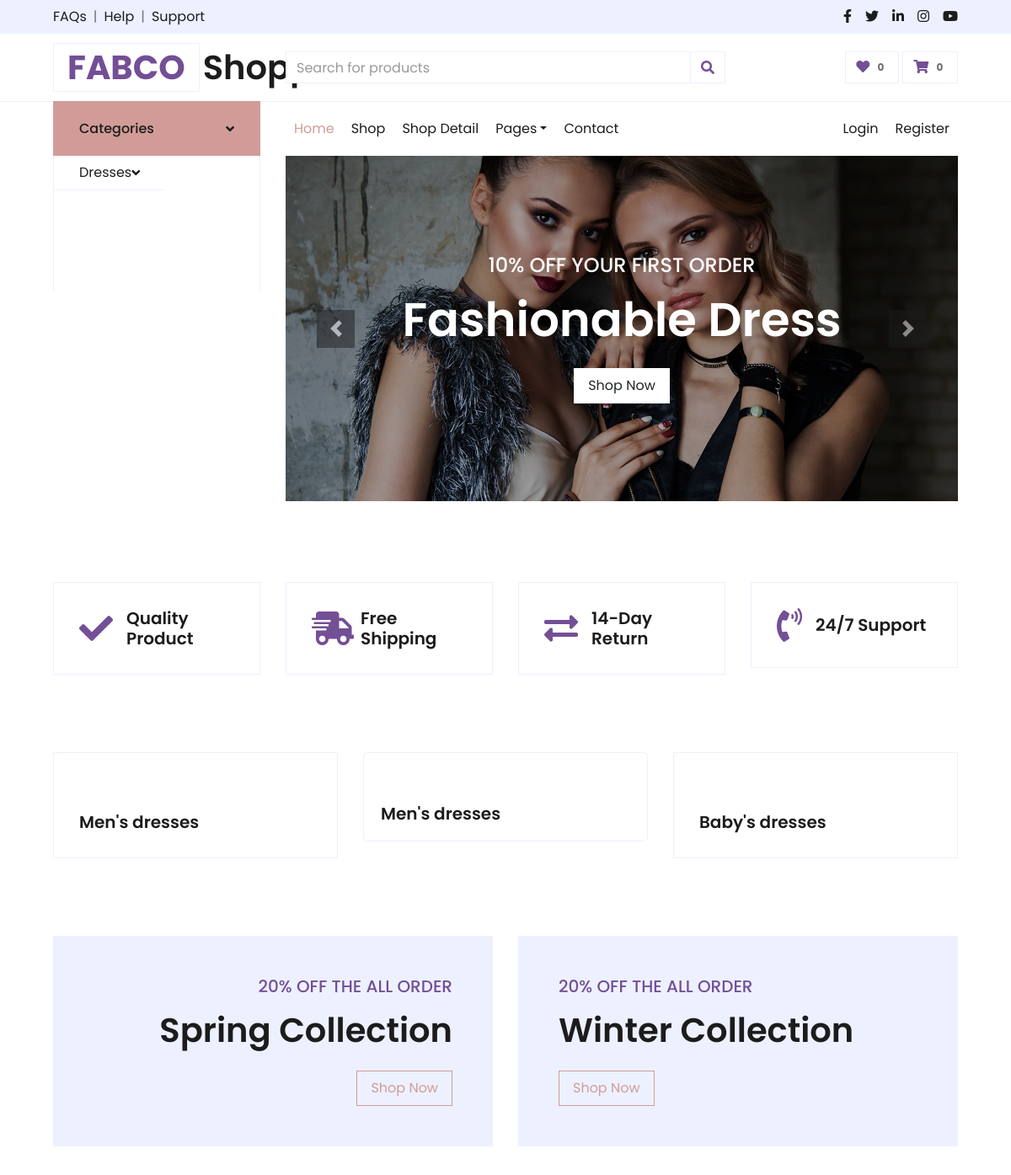
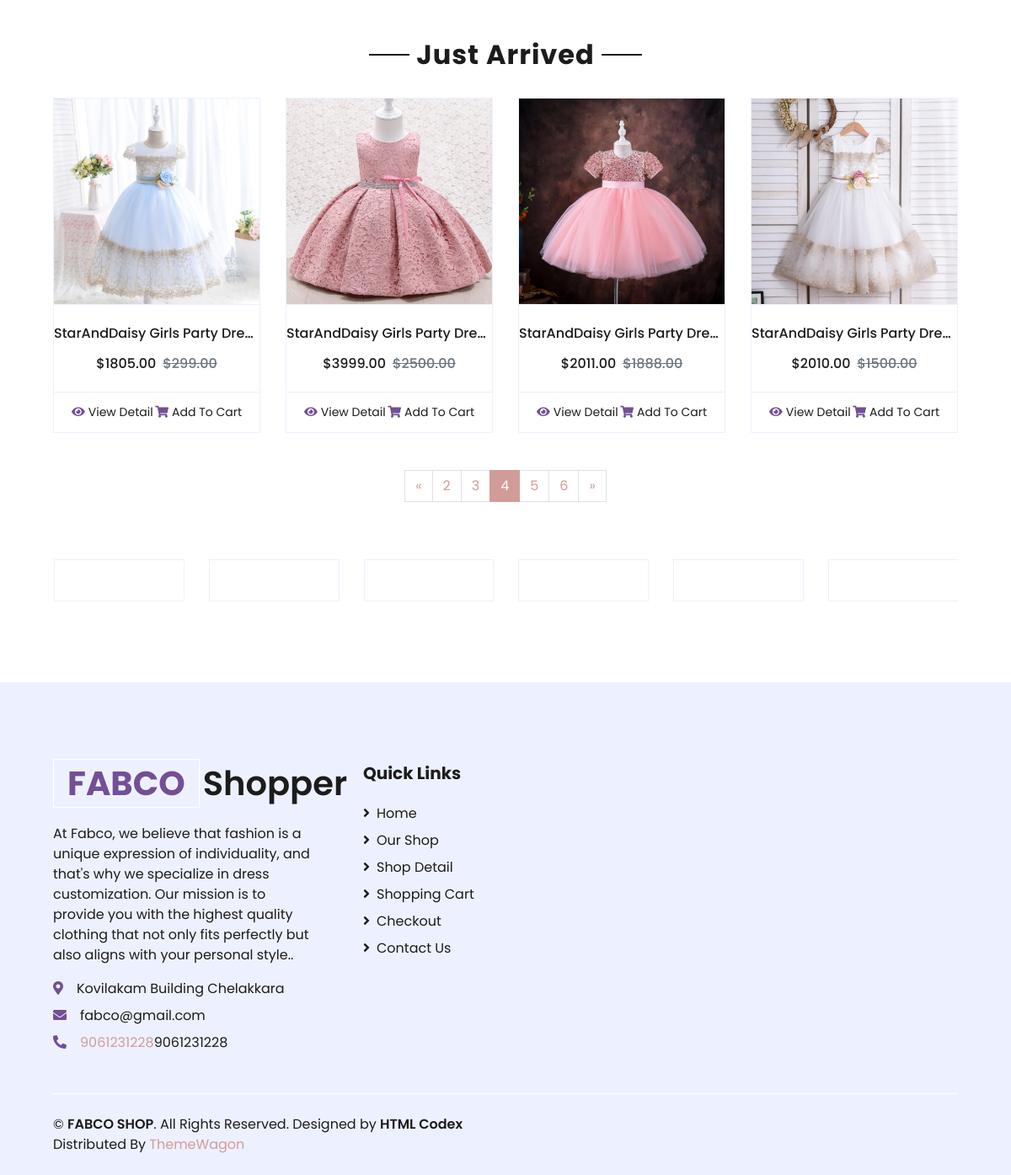
/?page=4, run on the app's committed database (2 pictures, top to bottom).
### products/models.py (models this page shows, shortened)
class Product(models.Model):
    CATEGORY_CHOICES = [
        ('women', 'Women\'s Wear'),
        ('men', 'Men\'s Wear'),
        ('baby', 'Baby Wear'),
    ]
    name = models.CharField(max_length=255)
    price = models.DecimalField(max_digits=10, decimal_places=2)
    discount_price = models.DecimalField(max_digits=10, decimal_places=2, blank=True, null=True)
    image = models.ImageField(upload_to='products/')
    description = models.TextField(blank=True, null=True)
    category = models.CharField(max_length=50, choices=CATEGORY_CHOICES, null=True, blank=True)
    created_at = models.DateTimeField( default=timezone.now)

### products/views.py (the view)
# urls.py: path('', views.index, name='index' ),
def index(request):
    products = Product.objects.all()
    page = request.GET.get('page', 1)
    product_paginator = Paginator(products,4)
    try:
        products = product_paginator.page(int(page))
    except  PageNotAnInteger:
        products = Paginator.page(1)
    except EmptyPage:
        products = Paginator.page(Paginator.num_pages)
    return render(request,'index.html', {'products' : products} )

### templates/index.html (shortened to what this page needs)
{% load static %}
<!DOCTYPE html>
<html lang="en">
<head>
    <link href="https://cdnjs.cloudflare.com/ajax/libs/font-awesome/5.10.0/css/all.min.css" rel="stylesheet">
    <link href="{% static 'lib/owlcarousel/assets/owl.carousel.min.css' %}" rel="stylesheet">
    <link href="{% static 'css/style.css' %}" rel="stylesheet">
</head>
<body>
</body>
</html>
<body>
    {% block topbar %}
     {% include 'topbar.html' %}
    {% endblock %}
    {% block navbar %}
     {% include 'navbar.html' %}
    {%endblock navbar %}
    <div class="container-fluid pt-5">
        <div class="row px-xl-5 pb-3">
            <div class="col-lg-3 col-md-6 col-sm-12 pb-1">
                <div class="d-flex align-items-center border mb-4" style="padding: 30px;">
                    <h1 class="fa fa-check text-primary m-0 mr-3"></h1>
                    <h5 class="font-weight-semi-bold m-0">Quality Product</h5>
                </div>
            </div>
            <div class="col-lg-3 col-md-6 col-sm-12 pb-1">
                <div class="d-flex align-items-center border mb-4" style="padding: 30px;">
                    <h1 class="fa fa-shipping-fast text-primary m-0 mr-2"></h1>
                    <h5 class="font-weight-semi-bold m-0">Free Shipping</h5>
                </div>
            </div>
            <div class="col-lg-3 col-md-6 col-sm-12 pb-1">
                <div class="d-flex align-items-center border mb-4" style="padding: 30px;">
                    <h1 class="fas fa-exchange-alt text-primary m-0 mr-3"></h1>
                    <h5 class="font-weight-semi-bold m-0">14-Day Return</h5>
                </div>
            </div>
            <div class="col-lg-3 col-md-6 col-sm-12 pb-1">
                <div class="d-flex align-items-center border mb-4" style="padding: 30px;">
                    <h1 class="fa fa-phone-volume text-primary m-0 mr-3"></h1>
                    <h5 class="font-weight-semi-bold m-0">24/7 Support</h5>
                </div>
            </div>
        </div>
    </div>
    {% block categorys %}
    {% include 'item_products.html' %}
     {% endblock %}
    <div class="container-fluid offer pt-5">
        <div class="row px-xl-5">
            <div class="col-md-6 pb-4">
                <div class="position-relative bg-secondary text-center text-md-right text-white mb-2 py-5 px-5">
                    <div class="position-relative" style="z-index: 1;">
                        <h5 class="text-uppercase text-primary mb-3">20% off the all order</h5>
                        <h1 class="mb-4 font-weight-semi-bold">Spring Collection</h1>
                        <a href="" class="btn btn-outline-primary py-md-2 px-md-3">Shop Now</a>
                    </div>
                </div>
            </div>
            <div class="col-md-6 pb-4">
                <div class="position-relative bg-secondary text-center text-md-left text-white mb-2 py-5 px-5">
                    <div class="position-relative" style="z-index: 1;">
                        <h5 class="text-uppercase text-primary mb-3">20% off the all order</h5>
                        <h1 class="mb-4 font-weight-semi-bold">Winter Collection</h1>
                        <a href="" class="btn btn-outline-primary py-md-2 px-md-3">Shop Now</a>
                    </div>
                </div>
            </div>
        </div>
    </div>
    <div class="container-fluid pt-5">
        <div class="text-center mb-4">
            <h2 class="section-title px-5"><span class="px-2">Just Arrived</span></h2>
        </div>
        <div class="row px-xl-5 pb-3">
            {% for product in products %}
            <div class="col-lg-3 col-md-6 col-sm-12 pb-1">
                <div class="card product-item border-0 mb-4">
                    <div class="card-header product-img position-relative overflow-hidden bg-transparent border p-0">
                        <img class="img-fluid w-100" src="{{ product.image.url }}" alt="{{ product.name }}">
                    </div>
                    <div class="card-body border-left border-right text-center p-0 pt-4 pb-3">
                        <h6 class="text-truncate mb-3">{{ product.name }}</h6>
                        <div class="d-flex justify-content-center">
                            <h6>${{ product.price }}</h6>
                            {% if product.discount_price %}
                            <h6 class="text-muted ml-2"><del>${{ product.discount_price }}</del></h6>
                            {% endif %}
                        </div>
                    </div>
                    <div class="card-footer d-flex justify-content-between bg-light border">
                        <a href="{% url 'productsdetils' pk=product.pk %}" class="btn btn-sm text-dark p-0">
                            <i class="fas fa-eye text-primary mr-1"></i>View Detail</a>
                        <a href="{% url 'cart:add_to_cart' product.id %}" class="btn btn-sm text-dark p-0">
                            <i class="fas fa-shopping-cart text-primary mr-1"></i>Add To Cart</a>
                    </div>
                </div>
            </div>
            {% endfor %}
        </div>
    </div>
            <div class="col-12 pb-1">
            <nav aria-label="Page navigation">
                <ul class="pagination justify-content-center mb-3">
                    {% if products.has_previous %}
                        <li class="page-item">
                            <a class="page-link" href="?page={{ products.previous_page_number }}" aria-label="Previous">
                                <span aria-hidden="true">&laquo;</span>
                            </a>
                        </li>
                    {% else %}
                        <li class="page-item disabled">
                            <span class="page-link" aria-hidden="true">&laquo;</span>
                        </li>
                    {% endif %}
                    {% for num in products.paginator.page_range %}
                        {% if products.number == num %}
                            <li class="page-item active">
                                <a class="page-link" href="?page={{ num }}">{{ num }}</a>
                            </li>
                        {% elif num > products.number|add:'-3' and num < products.number|add:'3' %}
                            <li class="page-item">
                                <a class="page-link" href="?page={{ num }}">{{ num }}</a>
                            </li>
                        {% endif %}
                    {% endfor %}
                    {% if products.has_next %}
                        <li class="page-item">
                            <a class="page-link" href="?page={{ products.next_page_number }}" aria-label="Next">
                                <span aria-hidden="true">&raquo;</span>
                            </a>
                        </li>
                    {% else %}
                        <li class="page-item disabled">
                            <span class="page-link" aria-hidden="true">&raquo;</span>
                        </li>
                    {% endif %}
                </ul>
            </nav>
        </div>
    <div class="container-fluid py-5">
        <div class="row px-xl-5">
            <div class="col">
                <div class="owl-carousel vendor-carousel">
                    <div class="vendor-item border p-4">
                    </div>
                    <div class="vendor-item border p-4">
                    </div>
                    <div class="vendor-item border p-4">
                    </div>
                    <div class="vendor-item border p-4">
                    </div>
                    <div class="vendor-item border p-4">
                    </div>
                    <div class="vendor-item border p-4">
                    </div>
                </div>
            </div>
        </div>
    </div>
    {% block footer %}
     {% include 'footer.html' %}
     {% endblock footer%}
</body>
</html>

### data on the page
Product: image (picture), name "StarAndDaisy Girls Party Dre…", price "1805.00", discount_price "299.00"
Product: image (picture), name "StarAndDaisy Girls Party Dre…", price "3999.00", discount_price "2500.00"
Product: image (picture), name "StarAndDaisy Girls Party Dre…", price "2011.00", discount_price "1888.00"
Product: image (picture), name "StarAndDaisy Girls Party Dre…", price "2010.00", discount_price "1500.00"

### other printed values
{{ num }} "2" "3" "5" "6"
{{ num }} "4"
